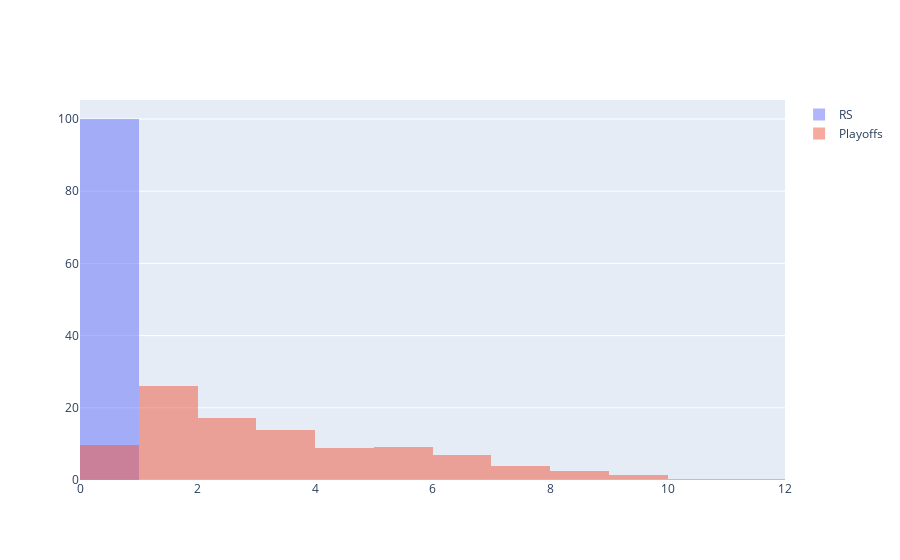

Source (notebook cell):
### Code cell
fig = go.Figure()

fig.add_trace(go.Histogram(x=hist_data(rs_df,5,5),histnorm='percent',name='RS',xbins={'start':0,'end':38,'size':1}))
fig.add_trace(go.Histogram(x=hist_data(playoffs_df,5,1),histnorm='percent',name='Playoffs',xbins={'start':0,'end':38,'size':1}))

fig.update_layout(barmode='overlay')
fig.update_traces(opacity=0.5)

fig.show()

### Figure 1 — Plotly figure (JSON) as saved in the notebook; plotly's stock layout.template omitted (floating-point values rounded to 4 significant figures; data arrays with more than 128 entries replaced by an {"elided": "..."} marker saying what was removed)
{"data": [{"histnorm": "percent", "name": "RS", "opacity": 0.5, "type": "histogram", "x": {"elided": "2487 float values"}, "xbins": {"end": 38, "size": 1, "start": 0}}, {"histnorm": "percent", "name": "Playoffs", "opacity": 0.5, "type": "histogram", "x": {"elided": "1304 float values"}, "xbins": {"end": 38, "size": 1, "start": 0}}], "layout": {"barmode": "overlay"}}
